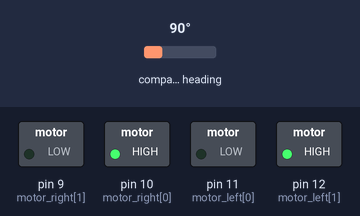
This sketch was run on a simulated Arduino Uno, built with avr-gcc and run on an emulated ATmega328P. Parts: switched loads named in the sketch (green lamp = pin HIGH). Dashed ring = blinking. The inputs (shaded band) are chosen by the test bench; at power-on: compass heading 90°.

Above: at 1.77 s.
1.8 s: compass heading set to 69°
4.8 s: compass heading set to 59°
At 5.06 s:
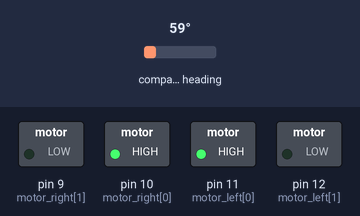
7.8 s: compass heading set to 47°
At 7.97 s:
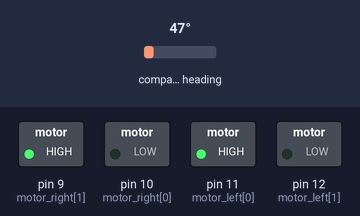
10.8 s: compass heading set to 90°
At 10.81 s:
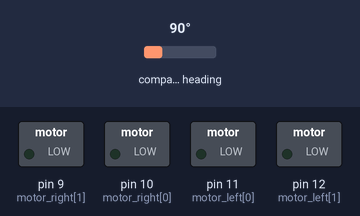
13.8 s: compass heading set to 7°
At 14.05 s:
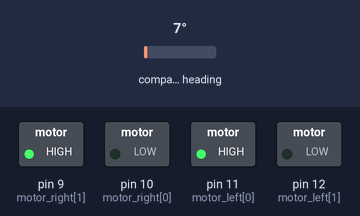
Timing chart, 0 to 17.8 s (numbered marks = the images above; inputs shaded):
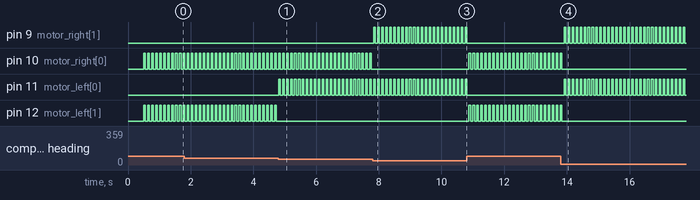

The sketch:

Sherlock_bot.ino
```cpp
#include <Wire.h>
#include <Adafruit_Sensor.h>
#include <Adafruit_HMC5883_U.h>
char inChar;
int motor_delay = 50;
float tolerance = 5.0;
float desired_heading = 70.0 ;

#include <IRremote.h>

int RECV_PIN = 2 ;

IRrecv irrecv(RECV_PIN);

decode_results results;


void maintainheading(float desired,float tolerance,float present)
{
      if(abs(desired - present)<= tolerance)
      {
          drive_forward();
      }
      else if(present<desired-tolerance)
      {
          full_right();

      }
      else if(present>desired+tolerance)
      {
          full_left();
      }
      delay(motor_delay);
      motor_stop();
}

/* Assign a unique ID to this sensor at the same time */
Adafruit_HMC5883_Unified mag = Adafruit_HMC5883_Unified(12345);
int motor_left[] = {11, 12};
int motor_right[] = {10, 9};

void motor_stop(){
digitalWrite(motor_left[0], LOW);
digitalWrite(motor_left[1], LOW);
//Serial.println("Stop");
digitalWrite(motor_right[0], LOW);
digitalWrite(motor_right[1], LOW);
delay(25);
}

void drive_forward(){
digitalWrite(motor_left[0], HIGH);
digitalWrite(motor_left[1], LOW);
//Serial.println("Forward");
digitalWrite(motor_right[0], HIGH);
digitalWrite(motor_right[1], LOW);
}

void drive_backward(){
digitalWrite(motor_left[0], LOW);
digitalWrite(motor_left[1], HIGH);
//Serial.println("Backward");
digitalWrite(motor_right[0], LOW);
digitalWrite(motor_right[1], HIGH);
}

void turn_left(){
digitalWrite(motor_left[0], LOW);
digitalWrite(motor_left[1], LOW);
//Serial.println("Left");
digitalWrite(motor_right[0], HIGH);
digitalWrite(motor_right[1], LOW);
}

void turn_right(){
digitalWrite(motor_left[0], HIGH);
digitalWrite(motor_left[1], LOW);
//Serial.println("Right");
digitalWrite(motor_right[0], LOW);
digitalWrite(motor_right[1], LOW);
}

void full_left(){
digitalWrite(motor_left[0], LOW);
digitalWrite(motor_left[1], HIGH);
//Serial.println("Full Left");
digitalWrite(motor_right[0], HIGH);
digitalWrite(motor_right[1], LOW);
}

void full_right(){
digitalWrite(motor_left[0], HIGH);
digitalWrite(motor_left[1], LOW);
//Serial.println("Full Right");
digitalWrite(motor_right[0], LOW);
digitalWrite(motor_right[1], HIGH);
}
void displaySensorDetails(void)
{
  sensor_t sensor;
  mag.getSensor(&sensor);
  //Serial.println("------------------------------------");
  //Serial.print  ("Sensor:       "); Serial.println(sensor.name);
  //Serial.print  ("Driver Ver:   "); Serial.println(sensor.version);
  //Serial.print  ("Unique ID:    "); Serial.println(sensor.sensor_id);
  //Serial.print  ("Max Value:    "); Serial.print(sensor.max_value); Serial.println(" uT");
  //Serial.print  ("Min Value:    "); Serial.print(sensor.min_value); Serial.println(" uT");
  //Serial.print  ("Resolution:   "); Serial.print(sensor.resolution); Serial.println(" uT");
  //Serial.println("------------------------------------");
  //Serial.println("");
  delay(500);
}

int decode_hex(String input)
{
 int zeros = 8-input.length();
 for(int i=0; i<zeros;i++)
 {
   input = "0" + input;
 }
 String hex_data = input.substring(0,2) + input.substring(4,6);
 //Serial.print("Real Hex data: ");
 //Serial.println(hex_data);
 const char * c = hex_data.c_str();
 int output = (int) strtol(c, NULL, 16);
 return output;
}

String encode_hex(int input)
{
 String real_hex = String(input,HEX);
 int zeros = 4-real_hex.length();
 for(int i=0; i<zeros;i++)
 {
   real_hex = "0" + real_hex;
 }

 char HEXADECIMAL[17] = "0123456789abcdef";

 String final_hex = real_hex.substring(0,2);
 for(int i = 0; i<2; i++)
 {
   for(int j = 0; j<16; j++)
   {
     if(real_hex.substring(0+i,1+i) == String(HEXADECIMAL[j]))
     {
       final_hex += String(HEXADECIMAL[15-j]);
     }
   }
 }

 final_hex += real_hex.substring(2);

 for(int i = 0; i<2; i++)
 {
   for(int j = 0; j<16; j++)
   {
     if(real_hex.substring(2+i,3+i) == String(HEXADECIMAL[j]))
     {
       final_hex += String(HEXADECIMAL[15-j]);
     }
   }
 }
 return final_hex;

}

void setup(void)
{
  Serial.begin(9600);
  irrecv.enableIRIn(); // Start the receiver
  //Serial.println("HMC5883 Magnetometer Test"); Serial.println("");

  /* Initialise the sensor */
  if(!mag.begin())
  {
    /* There was a problem detecting the HMC5883 ... check your connections */
    //Serial.println("Ooops, no HMC5883 detected ... Check your wiring!");
    while(1);
  }
  int i;
  for(i = 0; i < 2; i++)
  {
     pinMode(motor_left[i], OUTPUT);
     pinMode(motor_right[i], OUTPUT);
  }

  /* Display some basic information on this sensor */
  displaySensorDetails();
}

void loop(void)
{
  if (irrecv.decode(&results)) {
   //Serial.println(results.value, HEX);
   String received = String(results.value,HEX);
   int angle = decode_hex(received);
   if(angle < 361 && angle > -1)desired_heading = angle;
   Serial.print("Received angle: ");
   Serial.println(angle);
   //Serial.println(encode_hex(angle));
   irrecv.resume(); // Receive the next value
 }


  /* Get a new sensor event */
  sensors_event_t event;
  mag.getEvent(&event);

  /* Display the results (magnetic vector values are in micro-Tesla (uT)) */
  //Serial.print("X: "); Serial.print(event.magnetic.x); Serial.print("  ");
  //Serial.print("Y: "); Serial.print(event.magnetic.y); Serial.print("  ");
  //Serial.print("Z: "); Serial.print(event.magnetic.z); Serial.print("  ");Serial.println("uT");

  // Hold the module so that Z is pointing 'up' and you can measure the heading with x&y
  // Calculate heading when the magnetometer is level, then correct for signs of axis.
  float heading = atan2(event.magnetic.y, event.magnetic.x);

  // Once you have your heading, you must then add your 'Declination Angle', which is the 'Error' of the magnetic field in your location.
  // Find yours here: http://www.magnetic-declination.com/
  // Mine is: -13* 2' W, which is ~13 Degrees, or (which we need) 0.22 radians
  // If you cannot find your Declination, comment out these two lines, your compass will be slightly off.
  float declinationAngle = 0.22;
  heading += declinationAngle;

  // Correct for when signs are reversed.
  if(heading < 0)
    heading += 2*PI;

  // Check for wrap due to addition of declination.
  if(heading > 2*PI)
    heading -= 2*PI;

  // Convert radians to degrees for readability.
  float headingDegrees = heading * 180/M_PI;

  //Serial.print("Present heading : "); Serial.print(headingDegrees); Serial.print("         -------------            Desired heading");Serial.println(desired_heading);
  maintainheading(desired_heading, tolerance, headingDegrees);
  delay(50);
}
```

Measured:
- the behaviour switches between 63 and 62° on compass heading (found by bisection; images 0 and 1)
- the behaviour switches between 53 and 52° on compass heading (found by bisection; images 1 and 2)
- after the input at 4.8 s, pin 11 (motor_left[0]): alternates HIGH for 0.05 s and LOW for 0.08 s, starting at once; pin 12 (motor_left[1]): stops changing and stays LOW
- after the input at 7.8 s, pin 9 (motor_right[1]): alternates HIGH for 0.05 s and LOW for 0.08 s, starting at once; pin 10 (motor_right[0]): stops changing and stays LOW
- after the input at 10.8 s, pin 9 (motor_right[1]), pin 11 (motor_left[0]): goes on until 10.8 s, then stays LOW; pin 10 (motor_right[0]), pin 12 (motor_left[1]): alternates HIGH for 0.05 s and LOW for 0.08 s, starting after 0.08 s
- after the input at 13.8 s, pin 9 (motor_right[1]), pin 11 (motor_left[0]): alternates HIGH for 0.05 s and LOW for 0.08 s, starting after 0.11 s; pin 10 (motor_right[0]), pin 12 (motor_left[1]): goes on until 13.8 s, then stays LOW
- by itself, pin 10 (motor_right[0]), pin 12 (motor_left[1]): alternates HIGH for 0.05 s and LOW for 0.08 s
